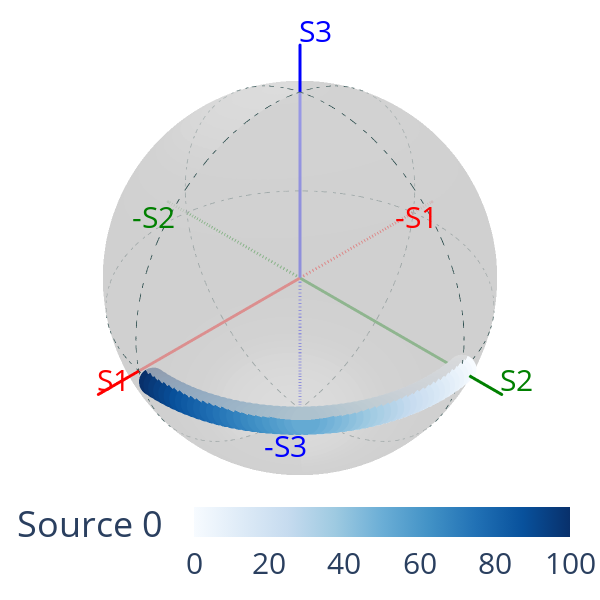

Notebook source saved alongside this figure:
### Markdown cell above
The code below was used to generate Fig. 5. Note that this code works with a modified version of ``plotly`` as described in the GitHub readme.

### Code cell
w0 = 1400e-9
T0 = 20
r0 = 4.1e-6
r1 = 125e-6/2
epsilon = 1.000
m0 = 0.0347
m1 = 0.000
Tref = 20

nPaddles = 1
rps = np.array([0.056/2])
tfs = np.array([0])
Ns = np.array([6])
gapLs = np.array([0.02])

paddleAngles = np.linspace(1e-6,100,51)*pi/180

J0arr = np.zeros((len(paddleAngles), 2, 2), dtype=np.complex128)
f = FiberPaddleSet(w0, T0, r0, r1, epsilon, m0, m1, Tref, nPaddles, rps, np.array([paddleAngles[0]]), tfs, Ns, gapLs)

for i in range(len(paddleAngles)):
    f.angles[0] = paddleAngles[i]
    J0arr[i,:,:] = f.J0

Ei = Jones_vector("Source 0"); Ei.linear_light(azimuth = -45*degrees, amplitude=1)
J0 = Jones_matrix("J0"); J0.from_matrix(J0arr)
E0 = J0 * Ei; #E1 = J1 * Ei
S0 = Stokes("Source 0"); S0.from_Jones(E0)

fig0 = pty.subplots.make_subplots(rows=1, cols=1, specs=[[{'type':'surface'}]])
S0.draw_poincare(fig=fig0, draw_axes=True, colormap='blues', param=paddleAngles*180/pi, show_fig=False)
fig0.show()

### Figure 1 — Plotly figure (JSON) as saved in the notebook; plotly's stock layout.template omitted (floating-point values rounded to 4 significant figures; data arrays with more than 128 entries replaced by an {"elided": "..."} marker saying what was removed)
{"data": [{"hoverinfo": "skip", "line": {"color": "red", "width": 6}, "marker": {"size": 1}, "name": "S1", "scene": "scene", "type": "scatter3d", "x": [0, 1.2], "y": [0, 0], "z": [0, 0]}, {"hoverinfo": "skip", "line": {"color": "red", "dash": "dash", "width": 6}, "marker": {"size": 1}, "name": "-S1", "scene": "scene", "type": "scatter3d", "x": [0, -1.2], "y": [0, 0], "z": [0, 0]}, {"hoverinfo": "skip", "line": {"color": "green", "width": 6}, "marker": {"size": 1}, "name": "S2", "scene": "scene", "type": "scatter3d", "x": [0, 0], "y": [0, 1.2], "z": [0, 0]}, {"hoverinfo": "skip", "line": {"color": "green", "dash": "dash", "width": 6}, "marker": {"size": 1}, "name": "-S2", "scene": "scene", "type": "scatter3d", "x": [0, 0], "y": [0, -1.2], "z": [0, 0]}, {"hoverinfo": "skip", "line": {"color": "blue", "width": 6}, "marker": {"size": 1}, "name": "S3", "scene": "scene", "type": "scatter3d", "x": [0, 0], "y": [0, 0], "z": [0, 1.2]}, {"hoverinfo": "skip", "line": {"color": "blue", "dash": "dash", "width": 6}, "marker": {"size": 1}, "name": "-S3", "scene": "scene", "type": "scatter3d", "x": [0, 0], "y": [0, 0], "z": [0, -1.2]}, {"line": {"color": "darkslategrey", "dash": "dashdot", "width": 2}, "mode": "lines", "name": "S3=0", "scene": "scene", "type": "scatter3d", "x": {"elided": "361 float values"}, "y": {"elided": "361 float values"}, "z": {"elided": "361 float values"}}, {"line": {"color": "darkslategrey", "dash": "dashdot", "width": 2}, "mode": "lines", "name": "S2=0", "scene": "scene", "type": "scatter3d", "x": {"elided": "361 float values"}, "y": {"elided": "361 float values"}, "z": {"elided": "361 float values"}}, {"line": {"color": "darkslategrey", "dash": "dashdot", "width": 2}, "mode": "lines", "name": "S1=0", "scene": "scene", "type": "scatter3d", "x": {"elided": "361 float values"}, "y": {"elided": "361 float values"}, "z": {"elided": "361 float values"}}, {"cmax": 1, "cmin": 0, "colorscale": [[0, "rgb(255,255,255)"], [0.125, "rgb(240,240,240)"], [0.25, "rgb(217,217,217)"], [0.375, "rgb(189,189,189)"], [0.5, "rgb(150,150,150)"], [0.625, "rgb(115,115,115)"], [0.75, "rgb(82,82,82)"], [0.875, "rgb(37,37,37)"], [1, "rgb(0,0,0)"]], "customdata": [], "hovertemplate": "S1: %{x:.3f}<br>S2: %{y:.3f}<br>S3: %{z:.3f}<br>Parameter: %{customdata:.3f}", "lighting": {"ambient": 0.9, "diffuse": 0, "fresnel": 0.2, "roughness": 0.5, "specular": 0.05}, "name": "Sphere", "opacity": 0.7, "scene": "scene", "showlegend": false, "showscale": false, "surfacecolor": {"elided": "100x100 float values"}, "type": "surface", "x": {"elided": "100x100 float values"}, "y": {"elided": "100x100 float values"}, "z": {"elided": "100x100 float values"}}, {"customdata": [], "hovertemplate": "S1: %{x:.3f}<br>S2: %{y:.3f}<br>S3: %{z:.3f}<br>Parameter: %{customdata:.3f}", "marker": {"color": [1e-06, 2.0, 4.0, 6.0, 8.0, 10.0, 12.0, 14.0, 16.0, 18.0, 20.0, 22.0, 24.0, 26.0, 28.0, 30.0, 32.0, 34.0, 36.0, 38.0, 40.0, 42.0, 44.0, 46.0, 48.0, 50.0, 52.0, 54.0, 56.0, 58.0, 60.0, 62.0, 64.0, 66.0, 68.0, 70.0, 72.0, 74.0, 76.0, 78.0, 80.0, 82.0, 84.0, 86.0, 88.0, 90.0, 92.0, 94.0, 96.0, 98.0, 100.0], "colorbar": {"orientation": "h", "tickfont": {"size": 30}, "ticklabelposition": "outside bottom", "title": {"text": "Source 0"}, "y": -0.1}, "colorscale": [[0, "rgb(247,251,255)"], [0.125, "rgb(222,235,247)"], [0.25, "rgb(198,219,239)"], [0.375, "rgb(158,202,225)"], [0.5, "rgb(107,174,214)"], [0.625, "rgb(66,146,198)"], [0.75, "rgb(33,113,181)"], [0.875, "rgb(8,81,156)"], [1, "rgb(8,48,107)"]], "size": 10}, "mode": "markers", "name": "Source 0", "scene": "scene", "type": "scatter3d", "x": [1.471e-08, 0.02941, 0.0588, 0.08814, 0.1174, 0.1466, 0.1756, 0.2045, 0.2332, 0.2617, 0.29, 0.318, 0.3457, 0.3732, 0.4003, 0.4271, 0.4535, 0.4795, 0.5051, 0.5303, 0.555, 0.5792, 0.603, 0.6262, 0.6488, 0.6709, 0.6924, 0.7134, 0.7337, 0.7533, 0.7724, 0.7907, 0.8084, 0.8253, 0.8416, 0.8571, 0.8719, 0.8859, 0.8992, 0.9117, 0.9234, 0.9342, 0.9443, 0.9536, 0.962, 0.9697, 0.9764, 0.9824, 0.9874, 0.9916, 0.995], "y": [0.9999, 0.9995, 0.9982, 0.996, 0.993, 0.9891, 0.9844, 0.9788, 0.9723, 0.9651, 0.957, 0.948, 0.9383, 0.9277, 0.9163, 0.9041, 0.8912, 0.8775, 0.863, 0.8477, 0.8318, 0.8151, 0.7977, 0.7796, 0.7609, 0.7415, 0.7214, 0.7007, 0.6794, 0.6576, 0.6351, 0.6121, 0.5886, 0.5646, 0.5401, 0.5151, 0.4897, 0.4638, 0.4376, 0.4109, 0.3839, 0.3566, 0.329, 0.3011, 0.2729, 0.2445, 0.2158, 0.187, 0.1581, 0.1289, 0.09973], "z": [0.01334, 0.01333, 0.01331, 0.01328, 0.01324, 0.01319, 0.01313, 0.01305, 0.01297, 0.01287, 0.01276, 0.01264, 0.01251, 0.01237, 0.01222, 0.01206, 0.01189, 0.0117, 0.01151, 0.01131, 0.01109, 0.01087, 0.01064, 0.0104, 0.01015, 0.009888, 0.009621, 0.009345, 0.009061, 0.00877, 0.00847, 0.008164, 0.00785, 0.00753, 0.007203, 0.006869, 0.00653, 0.006185, 0.005835, 0.00548, 0.00512, 0.004756, 0.004387, 0.004015, 0.003639, 0.00326, 0.002879, 0.002494, 0.002108, 0.00172, 0.00133]}], "layout": {"height": 600, "margin": {"b": 20, "l": 20, "r": 20, "t": 20}, "scene": {"annotations": [{"font": {"color": "red", "size": 30}, "showarrow": false, "text": "S1", "x": 1.2, "xshift": 15, "y": 0, "yshift": 15, "z": 0}, {"font": {"color": "red", "size": 30}, "showarrow": false, "text": "-S1", "x": -1.2, "xshift": -15, "y": 0, "yshift": -15, "z": 0}, {"font": {"color": "green", "size": 30}, "showarrow": false, "text": "S2", "x": 0, "xshift": 15, "y": 1.2, "yshift": 15, "z": 0}, {"font": {"color": "green", "size": 30}, "showarrow": false, "text": "-S2", "x": 0, "xshift": -15, "y": -1.2, "yshift": -15, "z": 0}, {"font": {"color": "blue", "size": 30}, "showarrow": false, "text": "S3", "x": 0, "xshift": 15, "y": 0, "yshift": 15, "z": 1.2}, {"font": {"color": "blue", "size": 30}, "showarrow": false, "text": "-S3", "x": 0, "xshift": -15, "y": 0, "yshift": -15, "z": -1.2}], "camera": {"center": {"x": 0, "y": 0, "z": 0}, "eye": {"x": 0.75, "y": 0.75, "z": 0.75}, "up": {"x": 0, "y": 0, "z": 1}}, "domain": {"x": [0, 1], "y": [0, 1]}, "xaxis": {"showbackground": false, "showgrid": false, "visible": false, "zeroline": false}, "yaxis": {"showbackground": false, "showgrid": false, "visible": false, "zeroline": false}, "zaxis": {"showbackground": false, "showgrid": false, "visible": false, "zeroline": false}}, "showlegend": false, "width": 600}}
